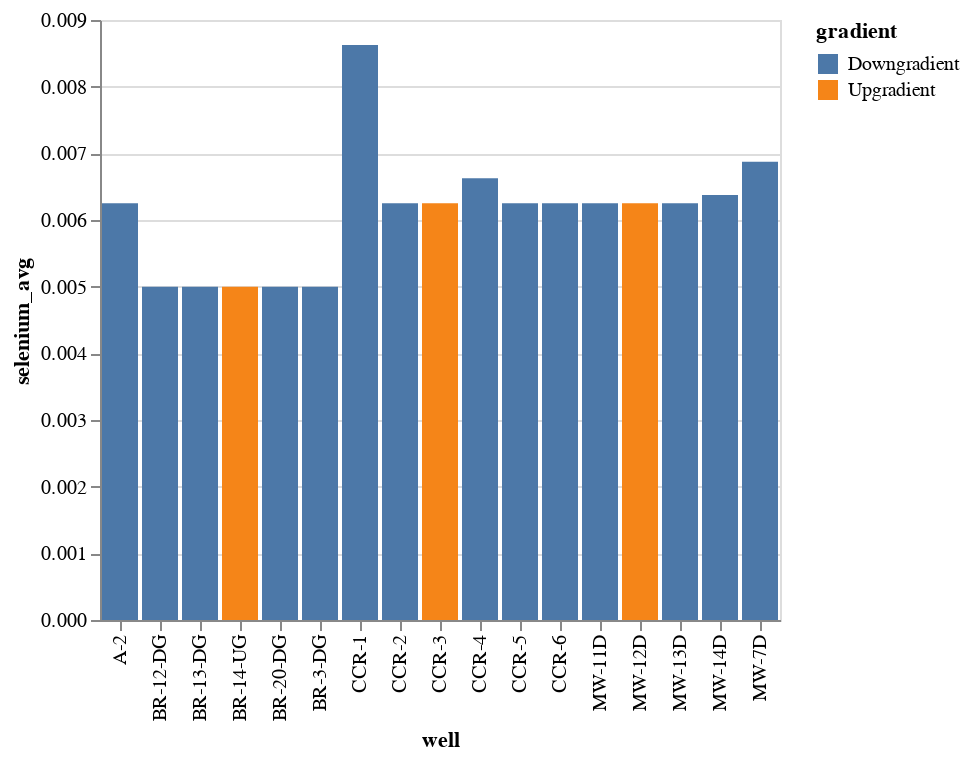

The cell this chart's notebook holds for it:
### Code cell
alt.Chart(df1).mark_bar().encode(x='well', y='selenium_avg', color='gradient')

### Figure 1 — Vega-Lite specification as saved in the notebook (floating-point values rounded to 4 significant figures)
{"config": {"view": {"continuousWidth": 400, "continuousHeight": 300}}, "data": {"name": "data-0c73fe16c25468b6b357850402150286"}, "mark": "bar", "encoding": {"color": {"type": "nominal", "field": "gradient"}, "x": {"type": "nominal", "field": "well"}, "y": {"type": "quantitative", "field": "selenium_avg"}}, "$schema": "https://vega.github.io/schema/vega-lite/v4.8.1.json", "datasets": {"data-0c73fe16c25468b6b357850402150286": [{"mercury_avg": 5.625e-07, "antimony_avg": 0.0457, "lead_avg": 0.005125, "arsenic_avg": 0.005875, "chromium_avg": 0.005, "thallium_avg": 0.007925, "barium_avg": 0.03875, "boron_avg": 0.09356, "radium_avg": 0.6913, "fluoride_avg": 0.2278, "chloride_avg": 57.78, "pH_avg": 7.119, "calcium_avg": 126.3, "sulfate_avg": 155.1, "TDS_avg": 606.1, "beryllium_avg": 0.00475, "cadmium_avg": 0.005, "selenium_avg": 0.005, "molybdenum_avg": 0.01, "cobalt_avg": 0.05, "lithium_avg": 0.05, "gradient": "Downgradient", "site": "Dunkirk Generating Station", "disposal": "Dunkirk Landfill", "well": "BR-3-DG"}, {"mercury_avg": 5.625e-07, "antimony_avg": 0.04584, "lead_avg": 0.005, "arsenic_avg": 0.005625, "chromium_avg": 0.01, "thallium_avg": 0.008175, "barium_avg": 0.0675, "boron_avg": 0.1368, "radium_avg": 0.58, "fluoride_avg": 0.2933, "chloride_avg": 320.6, "pH_avg": 6.979, "calcium_avg": 187.7, "sulfate_avg": 102.0, "TDS_avg": 1026.0, "beryllium_avg": 0.00475, "cadmium_avg": 0.005, "selenium_avg": 0.005, "molybdenum_avg": 0.01, "cobalt_avg": 0.05, "lithium_avg": 0.05, "gradient": "Downgradient", "site": "Dunkirk Generating Station", "disposal": "Dunkirk Landfill", "well": "BR-12-DG"}, {"mercury_avg": 5.625e-07, "antimony_avg": 0.04556, "lead_avg": 0.005, "arsenic_avg": 0.005375, "chromium_avg": 0.005, "thallium_avg": 0.007925, "barium_avg": 0.07375, "boron_avg": 0.1961, "radium_avg": 0.465, "fluoride_avg": 0.2011, "chloride_avg": 7.911, "pH_avg": 7.136, "calcium_avg": 105.0, "sulfate_avg": 102.9, "TDS_avg": 554.4, "beryllium_avg": 0.00475, "cadmium_avg": 0.005, "selenium_avg": 0.005, "molybdenum_avg": 0.01, "cobalt_avg": 0.05, "lithium_avg": 0.05, "gradient": "Downgradient", "site": "Dunkirk Generating Station", "disposal": "Dunkirk Landfill", "well": "BR-13-DG"}, {"mercury_avg": 5.625e-07, "antimony_avg": 0.04544, "lead_avg": 0.005, "arsenic_avg": 0.005875, "chromium_avg": 0.005, "thallium_avg": 0.007675, "barium_avg": 0.1663, "boron_avg": 0.1784, "radium_avg": 0.4875, "fluoride_avg": 0.2033, "chloride_avg": 3.667, "pH_avg": 7.083, "calcium_avg": 95.22, "sulfate_avg": 108.7, "TDS_avg": 477.2, "beryllium_avg": 0.00475, "cadmium_avg": 0.005, "selenium_avg": 0.005, "molybdenum_avg": 0.01, "cobalt_avg": 0.05, "lithium_avg": 0.05, "gradient": "Upgradient", "site": "Dunkirk Generating Station", "disposal": "Dunkirk Landfill", "well": "BR-14-UG"}, {"mercury_avg": 5.625e-07, "antimony_avg": 0.04537, "lead_avg": 0.005, "arsenic_avg": 0.00525, "chromium_avg": 0.005125, "thallium_avg": 0.007675, "barium_avg": 1.666, "boron_avg": 1.399, "radium_avg": 1.498, "fluoride_avg": 0.3222, "chloride_avg": 20.09, "pH_avg": 7.573, "calcium_avg": 23.11, "sulfate_avg": 13.56, "TDS_avg": 684.4, "beryllium_avg": 0.00475, "cadmium_avg": 0.005, "selenium_avg": 0.005, "molybdenum_avg": 0.01, "cobalt_avg": 0.05, "lithium_avg": 0.05, "gradient": "Downgradient", "site": "Dunkirk Generating Station", "disposal": "Dunkirk Landfill", "well": "BR-20-DG"}, {"mercury_avg": 6.25e-07, "antimony_avg": 0.04725, "lead_avg": 0.01625, "arsenic_avg": 0.007, "chromium_avg": 0.00625, "thallium_avg": 0.008838, "barium_avg": 0.015, "boron_avg": 1.402, "radium_avg": 0.5875, "fluoride_avg": 0.6211, "chloride_avg": 5.111, "pH_avg": 7.66, "calcium_avg": 571.2, "sulfate_avg": 1780.0, "TDS_avg": 2701.0, "beryllium_avg": 0.004375, "cadmium_avg": 0.005, "selenium_avg": 0.006875, "molybdenum_avg": 0.01375, "cobalt_avg": 0.05, "lithium_avg": 0.0625, "gradient": "Downgradient", "site": "Huntley Generating Station", "disposal": "Huntley Landfill", "well": "MW-7D"}, {"mercury_avg": 7.625e-07, "antimony_avg": 0.0401, "lead_avg": 0.01625, "arsenic_avg": 0.01225, "chromium_avg": 0.007625, "thallium_avg": 0.007925, "barium_avg": 0.03875, "boron_avg": 1.329, "radium_avg": 0.7433, "fluoride_avg": 0.4678, "chloride_avg": 11.56, "pH_avg": 7.487, "calcium_avg": 391.7, "sulfate_avg": 1363.0, "TDS_avg": 2144.0, "beryllium_avg": 0.00425, "cadmium_avg": 0.005, "selenium_avg": 0.00625, "molybdenum_avg": 0.01375, "cobalt_avg": 0.05, "lithium_avg": 0.0625, "gradient": "Downgradient", "site": "Huntley Generating Station", "disposal": "Huntley Landfill", "well": "MW-11D"}, {"mercury_avg": 1.225e-06, "antimony_avg": 0.04081, "lead_avg": 0.01638, "arsenic_avg": 0.006375, "chromium_avg": 0.00625, "thallium_avg": 0.0103, "barium_avg": 0.0625, "boron_avg": 0.6444, "radium_avg": 0.5, "fluoride_avg": 0.5289, "chloride_avg": 3.889, "pH_avg": 7.44, "calcium_avg": 105.8, "sulfate_avg": 161.9, "TDS_avg": 770.7, "beryllium_avg": 0.00425, "cadmium_avg": 0.005, "selenium_avg": 0.00625, "molybdenum_avg": 0.01512, "cobalt_avg": 0.05, "lithium_avg": 0.0625, "gradient": "Upgradient", "site": "Huntley Generating Station", "disposal": "Huntley Landfill", "well": "MW-12D"}, {"mercury_avg": 6.25e-07, "antimony_avg": 0.03984, "lead_avg": 0.01625, "arsenic_avg": 0.0075, "chromium_avg": 0.00625, "thallium_avg": 0.007675, "barium_avg": 0.0125, "boron_avg": 1.858, "radium_avg": 0.9337, "fluoride_avg": 0.5111, "chloride_avg": 37.33, "pH_avg": 7.62, "calcium_avg": 555.6, "sulfate_avg": 1959.0, "TDS_avg": 2911.0, "beryllium_avg": 0.00425, "cadmium_avg": 0.005, "selenium_avg": 0.00625, "molybdenum_avg": 0.01375, "cobalt_avg": 0.05, "lithium_avg": 0.0625, "gradient": "Downgradient", "site": "Huntley Generating Station", "disposal": "Huntley Landfill", "well": "MW-13D"}, {"mercury_avg": 6.25e-07, "antimony_avg": 0.04719, "lead_avg": 0.01625, "arsenic_avg": 0.01312, "chromium_avg": 0.0075, "thallium_avg": 0.008838, "barium_avg": 0.015, "boron_avg": 1.106, "radium_avg": 0.8043, "fluoride_avg": 0.3656, "chloride_avg": 35.89, "pH_avg": 7.68, "calcium_avg": 447.9, "sulfate_avg": 1578.0, "TDS_avg": 2370.0, "beryllium_avg": 0.004375, "cadmium_avg": 0.005, "selenium_avg": 0.006375, "molybdenum_avg": 0.01475, "cobalt_avg": 0.05, "lithium_avg": 0.0625, "gradient": "Downgradient", "site": "Huntley Generating Station", "disposal": "Huntley Landfill", "well": "MW-14D"}, {"mercury_avg": 7.125e-07, "antimony_avg": 0.04575, "lead_avg": 0.03587, "arsenic_avg": 0.0075, "chromium_avg": 0.006625, "thallium_avg": 0.03093, "barium_avg": 0.09375, "boron_avg": 0.2067, "radium_avg": 0.73, "fluoride_avg": 0.1867, "chloride_avg": 46.0, "pH_avg": 8.178, "calcium_avg": 46.11, "sulfate_avg": 39.33, "TDS_avg": 243.4, "beryllium_avg": 0.00425, "cadmium_avg": 0.005, "selenium_avg": 0.008625, "molybdenum_avg": 0.01375, "cobalt_avg": 0.05, "lithium_avg": 0.0625, "gradient": "Downgradient", "site": "Huntley Generating Station", "disposal": "South Settling Pond", "well": "CCR-1"}, {"mercury_avg": 2.225e-06, "antimony_avg": 0.04571, "lead_avg": 0.01938, "arsenic_avg": 0.03175, "chromium_avg": 0.00775, "thallium_avg": 0.007675, "barium_avg": 0.0825, "boron_avg": 6.916, "radium_avg": 0.6867, "fluoride_avg": 0.4233, "chloride_avg": 31.44, "pH_avg": 8.043, "calcium_avg": 172.7, "sulfate_avg": 340.0, "TDS_avg": 816.8, "beryllium_avg": 0.00425, "cadmium_avg": 0.005, "selenium_avg": 0.00625, "molybdenum_avg": 0.01375, "cobalt_avg": 0.05, "lithium_avg": 0.095, "gradient": "Downgradient", "site": "Huntley Generating Station", "disposal": "South Settling Pond", "well": "CCR-2"}, {"mercury_avg": 1.163e-06, "antimony_avg": 0.0472, "lead_avg": 0.017, "arsenic_avg": 0.008625, "chromium_avg": 0.00625, "thallium_avg": 0.0153, "barium_avg": 0.065, "boron_avg": 1.291, "radium_avg": 0.87, "fluoride_avg": 0.2044, "chloride_avg": 219.2, "pH_avg": 6.771, "calcium_avg": 468.9, "sulfate_avg": 751.6, "TDS_avg": 2562.0, "beryllium_avg": 0.00425, "cadmium_avg": 0.005, "selenium_avg": 0.00625, "molybdenum_avg": 0.01375, "cobalt_avg": 0.05, "lithium_avg": 0.0625, "gradient": "Upgradient", "site": "Huntley Generating Station", "disposal": "South Settling Pond", "well": "CCR-3"}, {"mercury_avg": 7.375e-07, "antimony_avg": 0.04625, "lead_avg": 0.01638, "arsenic_avg": 0.009375, "chromium_avg": 0.00625, "thallium_avg": 0.007675, "barium_avg": 0.0125, "boron_avg": 1.567, "radium_avg": 1.095, "fluoride_avg": 0.4944, "chloride_avg": 34.44, "pH_avg": 7.296, "calcium_avg": 610.9, "sulfate_avg": 1832.0, "TDS_avg": 2857.0, "beryllium_avg": 0.00425, "cadmium_avg": 0.005, "selenium_avg": 0.006625, "molybdenum_avg": 0.01387, "cobalt_avg": 0.05, "lithium_avg": 0.0625, "gradient": "Downgradient", "site": "Huntley Generating Station", "disposal": "Huntley Landfill", "well": "CCR-4"}, {"mercury_avg": 6.25e-07, "antimony_avg": 0.04665, "lead_avg": 0.01638, "arsenic_avg": 0.00925, "chromium_avg": 0.00625, "thallium_avg": 0.007675, "barium_avg": 0.015, "boron_avg": 1.398, "radium_avg": 1.444, "fluoride_avg": 0.5189, "chloride_avg": 31.0, "pH_avg": 7.21, "calcium_avg": 620.8, "sulfate_avg": 1810.0, "TDS_avg": 2776.0, "beryllium_avg": 0.00425, "cadmium_avg": 0.005, "selenium_avg": 0.00625, "molybdenum_avg": 0.01375, "cobalt_avg": 0.05, "lithium_avg": 0.0625, "gradient": "Downgradient", "site": "Huntley Generating Station", "disposal": "Huntley Landfill", "well": "CCR-5"}, {"mercury_avg": 6.25e-07, "antimony_avg": 0.04669, "lead_avg": 0.01663, "arsenic_avg": 0.01025, "chromium_avg": 0.00625, "thallium_avg": 0.007675, "barium_avg": 0.0125, "boron_avg": 1.456, "radium_avg": 0.83, "fluoride_avg": 0.4911, "chloride_avg": 28.0, "pH_avg": 7.478, "calcium_avg": 619.2, "sulfate_avg": 1809.0, "TDS_avg": 2806.0, "beryllium_avg": 0.00425, "cadmium_avg": 0.005, "selenium_avg": 0.00625, "molybdenum_avg": 0.01375, "cobalt_avg": 0.05, "lithium_avg": 0.0625, "gradient": "Downgradient", "site": "Huntley Generating Station", "disposal": "Huntley Landfill", "well": "CCR-6"}, {"mercury_avg": 6.25e-07, "antimony_avg": 0.04599, "lead_avg": 0.018, "arsenic_avg": 0.006875, "chromium_avg": 0.006875, "thallium_avg": 0.01105, "barium_avg": 0.04, "boron_avg": 0.7711, "radium_avg": 1.445, "fluoride_avg": 0.35, "chloride_avg": 121.0, "pH_avg": 6.962, "calcium_avg": 618.6, "sulfate_avg": 1608.0, "TDS_avg": 2812.0, "beryllium_avg": 0.00425, "cadmium_avg": 0.005, "selenium_avg": 0.00625, "molybdenum_avg": 0.01375, "cobalt_avg": 0.05, "lithium_avg": 0.06625, "gradient": "Downgradient", "site": "Huntley Generating Station", "disposal": "South Settling Pond", "well": "A-2"}]}}
